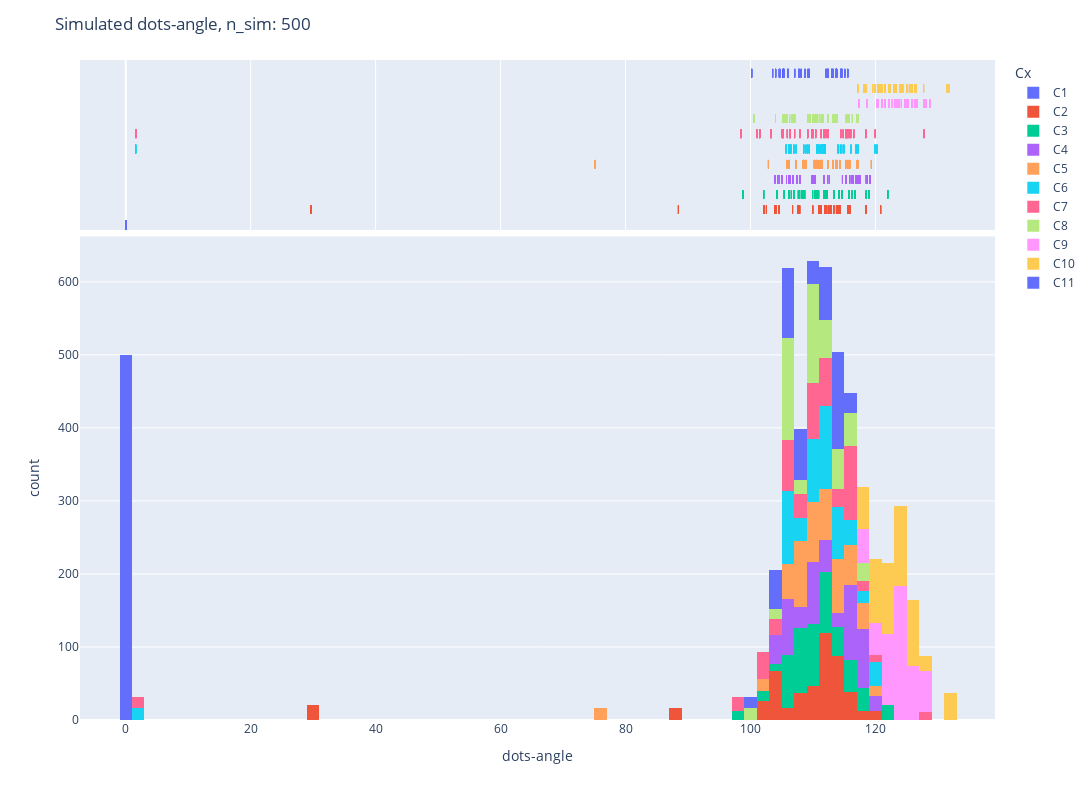
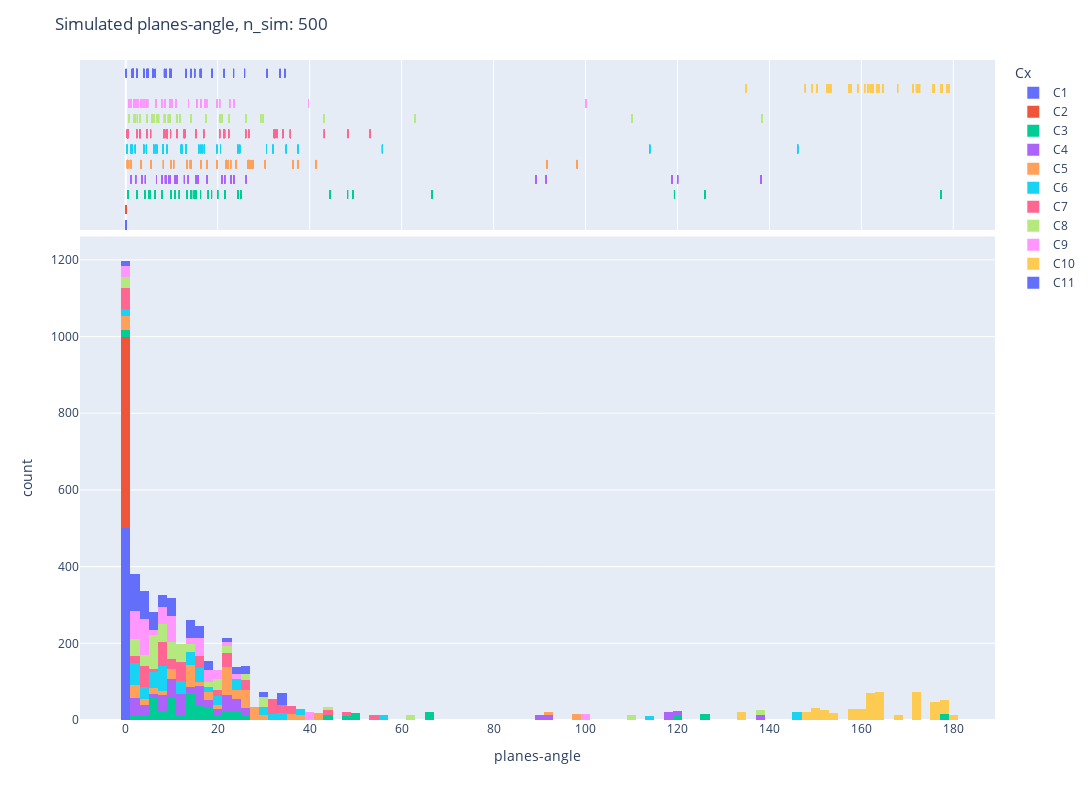
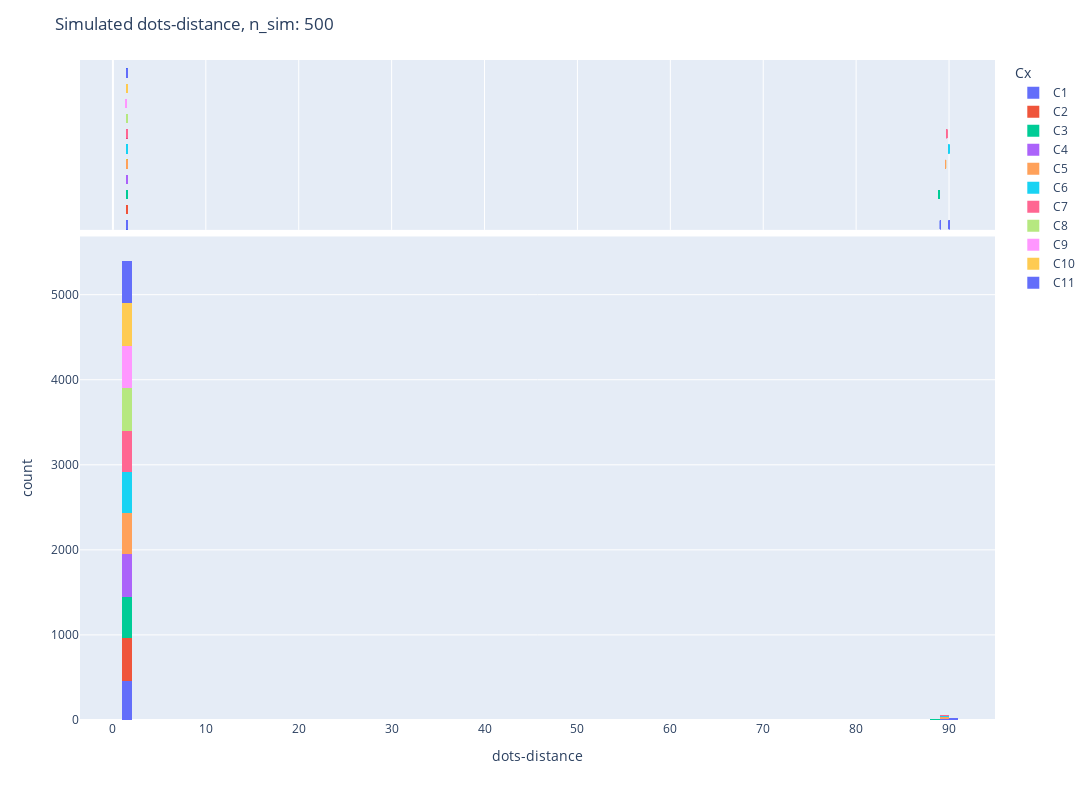

Write notebook code for charts like these, in order.
### Code cell
protein_sim(protine_sim_df,xlabel="dots-angle")
protein_sim(protine_sim_df,xlabel="planes-angle")
protein_sim(protine_sim_df,xlabel="dots-distance")

### Figure 1 — Plotly figure (JSON) as saved in the notebook; plotly's stock layout.template omitted (floating-point values rounded to 4 significant figures; data arrays with more than 128 entries replaced by an {"elided": "..."} marker saying what was removed)
{"data": [{"alignmentgroup": "True", "bingroup": "x", "hovertemplate": "Cx=C1<br>dots-angle=%{x}<br>count=%{y}<extra></extra>", "legendgroup": "C1", "marker": {"color": "#636efa"}, "name": "C1", "nbinsx": 100, "offsetgroup": "C1", "orientation": "v", "showlegend": true, "type": "histogram", "x": {"elided": "500 int values"}, "xaxis": "x", "yaxis": "y"}, {"alignmentgroup": "True", "boxpoints": "all", "fillcolor": "rgba(255,255,255,0)", "hoveron": "points", "hovertemplate": "Cx=C1<br>dots-angle=%{x}<extra></extra>", "jitter": 0, "legendgroup": "C1", "line": {"color": "rgba(255,255,255,0)"}, "marker": {"color": "#636efa", "symbol": "line-ns-open"}, "name": "C1", "offsetgroup": "C1", "showlegend": false, "type": "box", "x": {"elided": "500 int values"}, "xaxis": "x2", "yaxis": "y2"}, {"alignmentgroup": "True", "bingroup": "x", "hovertemplate": "Cx=C2<br>dots-angle=%{x}<br>count=%{y}<extra></extra>", "legendgroup": "C2", "marker": {"color": "#EF553B"}, "name": "C2", "nbinsx": 100, "offsetgroup": "C2", "orientation": "v", "showlegend": true, "type": "histogram", "x": {"elided": "500 float values"}, "xaxis": "x", "yaxis": "y"}, {"alignmentgroup": "True", "boxpoints": "all", "fillcolor": "rgba(255,255,255,0)", "hoveron": "points", "hovertemplate": "Cx=C2<br>dots-angle=%{x}<extra></extra>", "jitter": 0, "legendgroup": "C2", "line": {"color": "rgba(255,255,255,0)"}, "marker": {"color": "#EF553B", "symbol": "line-ns-open"}, "name": "C2", "offsetgroup": "C2", "showlegend": false, "type": "box", "x": {"elided": "500 float values"}, "xaxis": "x2", "yaxis": "y2"}, {"alignmentgroup": "True", "bingroup": "x", "hovertemplate": "Cx=C3<br>dots-angle=%{x}<br>count=%{y}<extra></extra>", "legendgroup": "C3", "marker": {"color": "#00cc96"}, "name": "C3", "nbinsx": 100, "offsetgroup": "C3", "orientation": "v", "showlegend": true, "type": "histogram", "x": {"elided": "500 float values"}, "xaxis": "x", "yaxis": "y"}, {"alignmentgroup": "True", "boxpoints": "all", "fillcolor": "rgba(255,255,255,0)", "hoveron": "points", "hovertemplate": "Cx=C3<br>dots-angle=%{x}<extra></extra>", "jitter": 0, "legendgroup": "C3", "line": {"color": "rgba(255,255,255,0)"}, "marker": {"color": "#00cc96", "symbol": "line-ns-open"}, "name": "C3", "offsetgroup": "C3", "showlegend": false, "type": "box", "x": {"elided": "500 float values"}, "xaxis": "x2", "yaxis": "y2"}, {"alignmentgroup": "True", "bingroup": "x", "hovertemplate": "Cx=C4<br>dots-angle=%{x}<br>count=%{y}<extra></extra>", "legendgroup": "C4", "marker": {"color": "#ab63fa"}, "name": "C4", "nbinsx": 100, "offsetgroup": "C4", "orientation": "v", "showlegend": true, "type": "histogram", "x": {"elided": "500 float values"}, "xaxis": "x", "yaxis": "y"}, {"alignmentgroup": "True", "boxpoints": "all", "fillcolor": "rgba(255,255,255,0)", "hoveron": "points", "hovertemplate": "Cx=C4<br>dots-angle=%{x}<extra></extra>", "jitter": 0, "legendgroup": "C4", "line": {"color": "rgba(255,255,255,0)"}, "marker": {"color": "#ab63fa", "symbol": "line-ns-open"}, "name": "C4", "offsetgroup": "C4", "showlegend": false, "type": "box", "x": {"elided": "500 float values"}, "xaxis": "x2", "yaxis": "y2"}, {"alignmentgroup": "True", "bingroup": "x", "hovertemplate": "Cx=C5<br>dots-angle=%{x}<br>count=%{y}<extra></extra>", "legendgroup": "C5", "marker": {"color": "#FFA15A"}, "name": "C5", "nbinsx": 100, "offsetgroup": "C5", "orientation": "v", "showlegend": true, "type": "histogram", "x": {"elided": "500 float values"}, "xaxis": "x", "yaxis": "y"}, {"alignmentgroup": "True", "boxpoints": "all", "fillcolor": "rgba(255,255,255,0)", "hoveron": "points", "hovertemplate": "Cx=C5<br>dots-angle=%{x}<extra></extra>", "jitter": 0, "legendgroup": "C5", "line": {"color": "rgba(255,255,255,0)"}, "marker": {"color": "#FFA15A", "symbol": "line-ns-open"}, "name": "C5", "offsetgroup": "C5", "showlegend": false, "type": "box", "x": {"elided": "500 float values"}, "xaxis": "x2", "yaxis": "y2"}, {"alignmentgroup": "True", "bingroup": "x", "hovertemplate": "Cx=C6<br>dots-angle=%{x}<br>count=%{y}<extra></extra>", "legendgroup": "C6", "marker": {"color": "#19d3f3"}, "name": "C6", "nbinsx": 100, "offsetgroup": "C6", "orientation": "v", "showlegend": true, "type": "histogram", "x": {"elided": "500 float values"}, "xaxis": "x", "yaxis": "y"}, {"alignmentgroup": "True", "boxpoints": "all", "fillcolor": "rgba(255,255,255,0)", "hoveron": "points", "hovertemplate": "Cx=C6<br>dots-angle=%{x}<extra></extra>", "jitter": 0, "legendgroup": "C6", "line": {"color": "rgba(255,255,255,0)"}, "marker": {"color": "#19d3f3", "symbol": "line-ns-open"}, "name": "C6", "offsetgroup": "C6", "showlegend": false, "type": "box", "x": {"elided": "500 float values"}, "xaxis": "x2", "yaxis": "y2"}, {"alignmentgroup": "True", "bingroup": "x", "hovertemplate": "Cx=C7<br>dots-angle=%{x}<br>count=%{y}<extra></extra>", "legendgroup": "C7", "marker": {"color": "#FF6692"}, "name": "C7", "nbinsx": 100, "offsetgroup": "C7", "orientation": "v", "showlegend": true, "type": "histogram", "x": {"elided": "500 float values"}, "xaxis": "x", "yaxis": "y"}, {"alignmentgroup": "True", "boxpoints": "all", "fillcolor": "rgba(255,255,255,0)", "hoveron": "points", "hovertemplate": "Cx=C7<br>dots-angle=%{x}<extra></extra>", "jitter": 0, "legendgroup": "C7", "line": {"color": "rgba(255,255,255,0)"}, "marker": {"color": "#FF6692", "symbol": "line-ns-open"}, "name": "C7", "offsetgroup": "C7", "showlegend": false, "type": "box", "x": {"elided": "500 float values"}, "xaxis": "x2", "yaxis": "y2"}, {"alignmentgroup": "True", "bingroup": "x", "hovertemplate": "Cx=C8<br>dots-angle=%{x}<br>count=%{y}<extra></extra>", "legendgroup": "C8", "marker": {"color": "#B6E880"}, "name": "C8", "nbinsx": 100, "offsetgroup": "C8", "orientation": "v", "showlegend": true, "type": "histogram", "x": {"elided": "500 float values"}, "xaxis": "x", "yaxis": "y"}, {"alignmentgroup": "True", "boxpoints": "all", "fillcolor": "rgba(255,255,255,0)", "hoveron": "points", "hovertemplate": "Cx=C8<br>dots-angle=%{x}<extra></extra>", "jitter": 0, "legendgroup": "C8", "line": {"color": "rgba(255,255,255,0)"}, "marker": {"color": "#B6E880", "symbol": "line-ns-open"}, "name": "C8", "offsetgroup": "C8", "showlegend": false, "type": "box", "x": {"elided": "500 float values"}, "xaxis": "x2", "yaxis": "y2"}, {"alignmentgroup": "True", "bingroup": "x", "hovertemplate": "Cx=C9<br>dots-angle=%{x}<br>count=%{y}<extra></extra>", "legendgroup": "C9", "marker": {"color": "#FF97FF"}, "name": "C9", "nbinsx": 100, "offsetgroup": "C9", "orientation": "v", "showlegend": true, "type": "histogram", "x": {"elided": "500 float values"}, "xaxis": "x", "yaxis": "y"}, {"alignmentgroup": "True", "boxpoints": "all", "fillcolor": "rgba(255,255,255,0)", "hoveron": "points", "hovertemplate": "Cx=C9<br>dots-angle=%{x}<extra></extra>", "jitter": 0, "legendgroup": "C9", "line": {"color": "rgba(255,255,255,0)"}, "marker": {"color": "#FF97FF", "symbol": "line-ns-open"}, "name": "C9", "offsetgroup": "C9", "showlegend": false, "type": "box", "x": {"elided": "500 float values"}, "xaxis": "x2", "yaxis": "y2"}, {"alignmentgroup": "True", "bingroup": "x", "hovertemplate": "Cx=C10<br>dots-angle=%{x}<br>count=%{y}<extra></extra>", "legendgroup": "C10", "marker": {"color": "#FECB52"}, "name": "C10", "nbinsx": 100, "offsetgroup": "C10", "orientation": "v", "showlegend": true, "type": "histogram", "x": {"elided": "500 float values"}, "xaxis": "x", "yaxis": "y"}, {"alignmentgroup": "True", "boxpoints": "all", "fillcolor": "rgba(255,255,255,0)", "hoveron": "points", "hovertemplate": "Cx=C10<br>dots-angle=%{x}<extra></extra>", "jitter": 0, "legendgroup": "C10", "line": {"color": "rgba(255,255,255,0)"}, "marker": {"color": "#FECB52", "symbol": "line-ns-open"}, "name": "C10", "offsetgroup": "C10", "showlegend": false, "type": "box", "x": {"elided": "500 float values"}, "xaxis": "x2", "yaxis": "y2"}, {"alignmentgroup": "True", "bingroup": "x", "hovertemplate": "Cx=C11<br>dots-angle=%{x}<br>count=%{y}<extra></extra>", "legendgroup": "C11", "marker": {"color": "#636efa"}, "name": "C11", "nbinsx": 100, "offsetgroup": "C11", "orientation": "v", "showlegend": true, "type": "histogram", "x": {"elided": "500 float values"}, "xaxis": "x", "yaxis": "y"}, {"alignmentgroup": "True", "boxpoints": "all", "fillcolor": "rgba(255,255,255,0)", "hoveron": "points", "hovertemplate": "Cx=C11<br>dots-angle=%{x}<extra></extra>", "jitter": 0, "legendgroup": "C11", "line": {"color": "rgba(255,255,255,0)"}, "marker": {"color": "#636efa", "symbol": "line-ns-open"}, "name": "C11", "offsetgroup": "C11", "showlegend": false, "type": "box", "x": {"elided": "500 float values"}, "xaxis": "x2", "yaxis": "y2"}], "layout": {"barmode": "relative", "height": 800, "legend": {"title": {"text": "Cx"}, "tracegroupgap": 0}, "margin": {"t": 60}, "title": {"text": "Simulated dots-angle, n_sim: 500"}, "width": 1200, "xaxis": {"anchor": "y", "autorange": true, "domain": [0, 1], "range": [-7.323, 139.1], "title": {"text": "dots-angle"}, "type": "linear"}, "xaxis2": {"anchor": "y2", "autorange": true, "domain": [0, 1], "matches": "x", "range": [-7.323, 139.1], "showgrid": true, "showticklabels": false, "type": "linear"}, "yaxis": {"anchor": "x", "autorange": true, "domain": [0, 0.7326], "range": [0, 662.1], "title": {"text": "count"}}, "yaxis2": {"anchor": "x2", "autorange": true, "domain": [0.7426, 1], "matches": "y2", "range": [-0.6977, 10.5], "showgrid": false, "showline": false, "showticklabels": false, "ticks": "", "type": "category"}}}

### Figure 2 — Plotly figure (JSON) as saved in the notebook; plotly's stock layout.template omitted (floating-point values rounded to 4 significant figures; data arrays with more than 128 entries replaced by an {"elided": "..."} marker saying what was removed)
{"data": [{"alignmentgroup": "True", "bingroup": "x", "hovertemplate": "Cx=C1<br>planes-angle=%{x}<br>count=%{y}<extra></extra>", "legendgroup": "C1", "marker": {"color": "#636efa"}, "name": "C1", "nbinsx": 100, "offsetgroup": "C1", "orientation": "v", "showlegend": true, "type": "histogram", "x": {"elided": "500 int values"}, "xaxis": "x", "yaxis": "y"}, {"alignmentgroup": "True", "boxpoints": "all", "fillcolor": "rgba(255,255,255,0)", "hoveron": "points", "hovertemplate": "Cx=C1<br>planes-angle=%{x}<extra></extra>", "jitter": 0, "legendgroup": "C1", "line": {"color": "rgba(255,255,255,0)"}, "marker": {"color": "#636efa", "symbol": "line-ns-open"}, "name": "C1", "offsetgroup": "C1", "showlegend": false, "type": "box", "x": {"elided": "500 int values"}, "xaxis": "x2", "yaxis": "y2"}, {"alignmentgroup": "True", "bingroup": "x", "hovertemplate": "Cx=C2<br>planes-angle=%{x}<br>count=%{y}<extra></extra>", "legendgroup": "C2", "marker": {"color": "#EF553B"}, "name": "C2", "nbinsx": 100, "offsetgroup": "C2", "orientation": "v", "showlegend": true, "type": "histogram", "x": {"elided": "500 int values"}, "xaxis": "x", "yaxis": "y"}, {"alignmentgroup": "True", "boxpoints": "all", "fillcolor": "rgba(255,255,255,0)", "hoveron": "points", "hovertemplate": "Cx=C2<br>planes-angle=%{x}<extra></extra>", "jitter": 0, "legendgroup": "C2", "line": {"color": "rgba(255,255,255,0)"}, "marker": {"color": "#EF553B", "symbol": "line-ns-open"}, "name": "C2", "offsetgroup": "C2", "showlegend": false, "type": "box", "x": {"elided": "500 int values"}, "xaxis": "x2", "yaxis": "y2"}, {"alignmentgroup": "True", "bingroup": "x", "hovertemplate": "Cx=C3<br>planes-angle=%{x}<br>count=%{y}<extra></extra>", "legendgroup": "C3", "marker": {"color": "#00cc96"}, "name": "C3", "nbinsx": 100, "offsetgroup": "C3", "orientation": "v", "showlegend": true, "type": "histogram", "x": {"elided": "500 float values"}, "xaxis": "x", "yaxis": "y"}, {"alignmentgroup": "True", "boxpoints": "all", "fillcolor": "rgba(255,255,255,0)", "hoveron": "points", "hovertemplate": "Cx=C3<br>planes-angle=%{x}<extra></extra>", "jitter": 0, "legendgroup": "C3", "line": {"color": "rgba(255,255,255,0)"}, "marker": {"color": "#00cc96", "symbol": "line-ns-open"}, "name": "C3", "offsetgroup": "C3", "showlegend": false, "type": "box", "x": {"elided": "500 float values"}, "xaxis": "x2", "yaxis": "y2"}, {"alignmentgroup": "True", "bingroup": "x", "hovertemplate": "Cx=C4<br>planes-angle=%{x}<br>count=%{y}<extra></extra>", "legendgroup": "C4", "marker": {"color": "#ab63fa"}, "name": "C4", "nbinsx": 100, "offsetgroup": "C4", "orientation": "v", "showlegend": true, "type": "histogram", "x": {"elided": "500 float values"}, "xaxis": "x", "yaxis": "y"}, {"alignmentgroup": "True", "boxpoints": "all", "fillcolor": "rgba(255,255,255,0)", "hoveron": "points", "hovertemplate": "Cx=C4<br>planes-angle=%{x}<extra></extra>", "jitter": 0, "legendgroup": "C4", "line": {"color": "rgba(255,255,255,0)"}, "marker": {"color": "#ab63fa", "symbol": "line-ns-open"}, "name": "C4", "offsetgroup": "C4", "showlegend": false, "type": "box", "x": {"elided": "500 float values"}, "xaxis": "x2", "yaxis": "y2"}, {"alignmentgroup": "True", "bingroup": "x", "hovertemplate": "Cx=C5<br>planes-angle=%{x}<br>count=%{y}<extra></extra>", "legendgroup": "C5", "marker": {"color": "#FFA15A"}, "name": "C5", "nbinsx": 100, "offsetgroup": "C5", "orientation": "v", "showlegend": true, "type": "histogram", "x": {"elided": "500 float values"}, "xaxis": "x", "yaxis": "y"}, {"alignmentgroup": "True", "boxpoints": "all", "fillcolor": "rgba(255,255,255,0)", "hoveron": "points", "hovertemplate": "Cx=C5<br>planes-angle=%{x}<extra></extra>", "jitter": 0, "legendgroup": "C5", "line": {"color": "rgba(255,255,255,0)"}, "marker": {"color": "#FFA15A", "symbol": "line-ns-open"}, "name": "C5", "offsetgroup": "C5", "showlegend": false, "type": "box", "x": {"elided": "500 float values"}, "xaxis": "x2", "yaxis": "y2"}, {"alignmentgroup": "True", "bingroup": "x", "hovertemplate": "Cx=C6<br>planes-angle=%{x}<br>count=%{y}<extra></extra>", "legendgroup": "C6", "marker": {"color": "#19d3f3"}, "name": "C6", "nbinsx": 100, "offsetgroup": "C6", "orientation": "v", "showlegend": true, "type": "histogram", "x": {"elided": "500 float values"}, "xaxis": "x", "yaxis": "y"}, {"alignmentgroup": "True", "boxpoints": "all", "fillcolor": "rgba(255,255,255,0)", "hoveron": "points", "hovertemplate": "Cx=C6<br>planes-angle=%{x}<extra></extra>", "jitter": 0, "legendgroup": "C6", "line": {"color": "rgba(255,255,255,0)"}, "marker": {"color": "#19d3f3", "symbol": "line-ns-open"}, "name": "C6", "offsetgroup": "C6", "showlegend": false, "type": "box", "x": {"elided": "500 float values"}, "xaxis": "x2", "yaxis": "y2"}, {"alignmentgroup": "True", "bingroup": "x", "hovertemplate": "Cx=C7<br>planes-angle=%{x}<br>count=%{y}<extra></extra>", "legendgroup": "C7", "marker": {"color": "#FF6692"}, "name": "C7", "nbinsx": 100, "offsetgroup": "C7", "orientation": "v", "showlegend": true, "type": "histogram", "x": {"elided": "500 float values"}, "xaxis": "x", "yaxis": "y"}, {"alignmentgroup": "True", "boxpoints": "all", "fillcolor": "rgba(255,255,255,0)", "hoveron": "points", "hovertemplate": "Cx=C7<br>planes-angle=%{x}<extra></extra>", "jitter": 0, "legendgroup": "C7", "line": {"color": "rgba(255,255,255,0)"}, "marker": {"color": "#FF6692", "symbol": "line-ns-open"}, "name": "C7", "offsetgroup": "C7", "showlegend": false, "type": "box", "x": {"elided": "500 float values"}, "xaxis": "x2", "yaxis": "y2"}, {"alignmentgroup": "True", "bingroup": "x", "hovertemplate": "Cx=C8<br>planes-angle=%{x}<br>count=%{y}<extra></extra>", "legendgroup": "C8", "marker": {"color": "#B6E880"}, "name": "C8", "nbinsx": 100, "offsetgroup": "C8", "orientation": "v", "showlegend": true, "type": "histogram", "x": {"elided": "500 float values"}, "xaxis": "x", "yaxis": "y"}, {"alignmentgroup": "True", "boxpoints": "all", "fillcolor": "rgba(255,255,255,0)", "hoveron": "points", "hovertemplate": "Cx=C8<br>planes-angle=%{x}<extra></extra>", "jitter": 0, "legendgroup": "C8", "line": {"color": "rgba(255,255,255,0)"}, "marker": {"color": "#B6E880", "symbol": "line-ns-open"}, "name": "C8", "offsetgroup": "C8", "showlegend": false, "type": "box", "x": {"elided": "500 float values"}, "xaxis": "x2", "yaxis": "y2"}, {"alignmentgroup": "True", "bingroup": "x", "hovertemplate": "Cx=C9<br>planes-angle=%{x}<br>count=%{y}<extra></extra>", "legendgroup": "C9", "marker": {"color": "#FF97FF"}, "name": "C9", "nbinsx": 100, "offsetgroup": "C9", "orientation": "v", "showlegend": true, "type": "histogram", "x": {"elided": "500 float values"}, "xaxis": "x", "yaxis": "y"}, {"alignmentgroup": "True", "boxpoints": "all", "fillcolor": "rgba(255,255,255,0)", "hoveron": "points", "hovertemplate": "Cx=C9<br>planes-angle=%{x}<extra></extra>", "jitter": 0, "legendgroup": "C9", "line": {"color": "rgba(255,255,255,0)"}, "marker": {"color": "#FF97FF", "symbol": "line-ns-open"}, "name": "C9", "offsetgroup": "C9", "showlegend": false, "type": "box", "x": {"elided": "500 float values"}, "xaxis": "x2", "yaxis": "y2"}, {"alignmentgroup": "True", "bingroup": "x", "hovertemplate": "Cx=C10<br>planes-angle=%{x}<br>count=%{y}<extra></extra>", "legendgroup": "C10", "marker": {"color": "#FECB52"}, "name": "C10", "nbinsx": 100, "offsetgroup": "C10", "orientation": "v", "showlegend": true, "type": "histogram", "x": {"elided": "500 float values"}, "xaxis": "x", "yaxis": "y"}, {"alignmentgroup": "True", "boxpoints": "all", "fillcolor": "rgba(255,255,255,0)", "hoveron": "points", "hovertemplate": "Cx=C10<br>planes-angle=%{x}<extra></extra>", "jitter": 0, "legendgroup": "C10", "line": {"color": "rgba(255,255,255,0)"}, "marker": {"color": "#FECB52", "symbol": "line-ns-open"}, "name": "C10", "offsetgroup": "C10", "showlegend": false, "type": "box", "x": {"elided": "500 float values"}, "xaxis": "x2", "yaxis": "y2"}, {"alignmentgroup": "True", "bingroup": "x", "hovertemplate": "Cx=C11<br>planes-angle=%{x}<br>count=%{y}<extra></extra>", "legendgroup": "C11", "marker": {"color": "#636efa"}, "name": "C11", "nbinsx": 100, "offsetgroup": "C11", "orientation": "v", "showlegend": true, "type": "histogram", "x": {"elided": "500 float values"}, "xaxis": "x", "yaxis": "y"}, {"alignmentgroup": "True", "boxpoints": "all", "fillcolor": "rgba(255,255,255,0)", "hoveron": "points", "hovertemplate": "Cx=C11<br>planes-angle=%{x}<extra></extra>", "jitter": 0, "legendgroup": "C11", "line": {"color": "rgba(255,255,255,0)"}, "marker": {"color": "#636efa", "symbol": "line-ns-open"}, "name": "C11", "offsetgroup": "C11", "showlegend": false, "type": "box", "x": {"elided": "500 float values"}, "xaxis": "x2", "yaxis": "y2"}], "layout": {"barmode": "relative", "height": 800, "legend": {"title": {"text": "Cx"}, "tracegroupgap": 0}, "margin": {"t": 60}, "title": {"text": "Simulated planes-angle, n_sim: 500"}, "width": 1200, "xaxis": {"anchor": "y", "autorange": true, "domain": [0, 1], "range": [-9.951, 189.1], "title": {"text": "planes-angle"}, "type": "linear"}, "xaxis2": {"anchor": "y2", "autorange": true, "domain": [0, 1], "matches": "x", "range": [-9.951, 189.1], "showgrid": true, "showticklabels": false, "type": "linear"}, "yaxis": {"anchor": "x", "autorange": true, "domain": [0, 0.7326], "range": [0, 1261.0], "title": {"text": "count"}}, "yaxis2": {"anchor": "x2", "autorange": true, "domain": [0.7426, 1], "matches": "y2", "range": [-0.6977, 10.5], "showgrid": false, "showline": false, "showticklabels": false, "ticks": "", "type": "category"}}}

### Figure 3 — Plotly figure (JSON) as saved in the notebook; plotly's stock layout.template omitted (floating-point values rounded to 4 significant figures; data arrays with more than 128 entries replaced by an {"elided": "..."} marker saying what was removed)
{"data": [{"alignmentgroup": "True", "bingroup": "x", "hovertemplate": "Cx=C1<br>dots-distance=%{x}<br>count=%{y}<extra></extra>", "legendgroup": "C1", "marker": {"color": "#636efa"}, "name": "C1", "nbinsx": 100, "offsetgroup": "C1", "orientation": "v", "showlegend": true, "type": "histogram", "x": {"elided": "500 float values"}, "xaxis": "x", "yaxis": "y"}, {"alignmentgroup": "True", "boxpoints": "all", "fillcolor": "rgba(255,255,255,0)", "hoveron": "points", "hovertemplate": "Cx=C1<br>dots-distance=%{x}<extra></extra>", "jitter": 0, "legendgroup": "C1", "line": {"color": "rgba(255,255,255,0)"}, "marker": {"color": "#636efa", "symbol": "line-ns-open"}, "name": "C1", "offsetgroup": "C1", "showlegend": false, "type": "box", "x": {"elided": "500 float values"}, "xaxis": "x2", "yaxis": "y2"}, {"alignmentgroup": "True", "bingroup": "x", "hovertemplate": "Cx=C2<br>dots-distance=%{x}<br>count=%{y}<extra></extra>", "legendgroup": "C2", "marker": {"color": "#EF553B"}, "name": "C2", "nbinsx": 100, "offsetgroup": "C2", "orientation": "v", "showlegend": true, "type": "histogram", "x": {"elided": "500 float values"}, "xaxis": "x", "yaxis": "y"}, {"alignmentgroup": "True", "boxpoints": "all", "fillcolor": "rgba(255,255,255,0)", "hoveron": "points", "hovertemplate": "Cx=C2<br>dots-distance=%{x}<extra></extra>", "jitter": 0, "legendgroup": "C2", "line": {"color": "rgba(255,255,255,0)"}, "marker": {"color": "#EF553B", "symbol": "line-ns-open"}, "name": "C2", "offsetgroup": "C2", "showlegend": false, "type": "box", "x": {"elided": "500 float values"}, "xaxis": "x2", "yaxis": "y2"}, {"alignmentgroup": "True", "bingroup": "x", "hovertemplate": "Cx=C3<br>dots-distance=%{x}<br>count=%{y}<extra></extra>", "legendgroup": "C3", "marker": {"color": "#00cc96"}, "name": "C3", "nbinsx": 100, "offsetgroup": "C3", "orientation": "v", "showlegend": true, "type": "histogram", "x": {"elided": "500 float values"}, "xaxis": "x", "yaxis": "y"}, {"alignmentgroup": "True", "boxpoints": "all", "fillcolor": "rgba(255,255,255,0)", "hoveron": "points", "hovertemplate": "Cx=C3<br>dots-distance=%{x}<extra></extra>", "jitter": 0, "legendgroup": "C3", "line": {"color": "rgba(255,255,255,0)"}, "marker": {"color": "#00cc96", "symbol": "line-ns-open"}, "name": "C3", "offsetgroup": "C3", "showlegend": false, "type": "box", "x": {"elided": "500 float values"}, "xaxis": "x2", "yaxis": "y2"}, {"alignmentgroup": "True", "bingroup": "x", "hovertemplate": "Cx=C4<br>dots-distance=%{x}<br>count=%{y}<extra></extra>", "legendgroup": "C4", "marker": {"color": "#ab63fa"}, "name": "C4", "nbinsx": 100, "offsetgroup": "C4", "orientation": "v", "showlegend": true, "type": "histogram", "x": {"elided": "500 float values"}, "xaxis": "x", "yaxis": "y"}, {"alignmentgroup": "True", "boxpoints": "all", "fillcolor": "rgba(255,255,255,0)", "hoveron": "points", "hovertemplate": "Cx=C4<br>dots-distance=%{x}<extra></extra>", "jitter": 0, "legendgroup": "C4", "line": {"color": "rgba(255,255,255,0)"}, "marker": {"color": "#ab63fa", "symbol": "line-ns-open"}, "name": "C4", "offsetgroup": "C4", "showlegend": false, "type": "box", "x": {"elided": "500 float values"}, "xaxis": "x2", "yaxis": "y2"}, {"alignmentgroup": "True", "bingroup": "x", "hovertemplate": "Cx=C5<br>dots-distance=%{x}<br>count=%{y}<extra></extra>", "legendgroup": "C5", "marker": {"color": "#FFA15A"}, "name": "C5", "nbinsx": 100, "offsetgroup": "C5", "orientation": "v", "showlegend": true, "type": "histogram", "x": {"elided": "500 float values"}, "xaxis": "x", "yaxis": "y"}, {"alignmentgroup": "True", "boxpoints": "all", "fillcolor": "rgba(255,255,255,0)", "hoveron": "points", "hovertemplate": "Cx=C5<br>dots-distance=%{x}<extra></extra>", "jitter": 0, "legendgroup": "C5", "line": {"color": "rgba(255,255,255,0)"}, "marker": {"color": "#FFA15A", "symbol": "line-ns-open"}, "name": "C5", "offsetgroup": "C5", "showlegend": false, "type": "box", "x": {"elided": "500 float values"}, "xaxis": "x2", "yaxis": "y2"}, {"alignmentgroup": "True", "bingroup": "x", "hovertemplate": "Cx=C6<br>dots-distance=%{x}<br>count=%{y}<extra></extra>", "legendgroup": "C6", "marker": {"color": "#19d3f3"}, "name": "C6", "nbinsx": 100, "offsetgroup": "C6", "orientation": "v", "showlegend": true, "type": "histogram", "x": {"elided": "500 float values"}, "xaxis": "x", "yaxis": "y"}, {"alignmentgroup": "True", "boxpoints": "all", "fillcolor": "rgba(255,255,255,0)", "hoveron": "points", "hovertemplate": "Cx=C6<br>dots-distance=%{x}<extra></extra>", "jitter": 0, "legendgroup": "C6", "line": {"color": "rgba(255,255,255,0)"}, "marker": {"color": "#19d3f3", "symbol": "line-ns-open"}, "name": "C6", "offsetgroup": "C6", "showlegend": false, "type": "box", "x": {"elided": "500 float values"}, "xaxis": "x2", "yaxis": "y2"}, {"alignmentgroup": "True", "bingroup": "x", "hovertemplate": "Cx=C7<br>dots-distance=%{x}<br>count=%{y}<extra></extra>", "legendgroup": "C7", "marker": {"color": "#FF6692"}, "name": "C7", "nbinsx": 100, "offsetgroup": "C7", "orientation": "v", "showlegend": true, "type": "histogram", "x": {"elided": "500 float values"}, "xaxis": "x", "yaxis": "y"}, {"alignmentgroup": "True", "boxpoints": "all", "fillcolor": "rgba(255,255,255,0)", "hoveron": "points", "hovertemplate": "Cx=C7<br>dots-distance=%{x}<extra></extra>", "jitter": 0, "legendgroup": "C7", "line": {"color": "rgba(255,255,255,0)"}, "marker": {"color": "#FF6692", "symbol": "line-ns-open"}, "name": "C7", "offsetgroup": "C7", "showlegend": false, "type": "box", "x": {"elided": "500 float values"}, "xaxis": "x2", "yaxis": "y2"}, {"alignmentgroup": "True", "bingroup": "x", "hovertemplate": "Cx=C8<br>dots-distance=%{x}<br>count=%{y}<extra></extra>", "legendgroup": "C8", "marker": {"color": "#B6E880"}, "name": "C8", "nbinsx": 100, "offsetgroup": "C8", "orientation": "v", "showlegend": true, "type": "histogram", "x": {"elided": "500 float values"}, "xaxis": "x", "yaxis": "y"}, {"alignmentgroup": "True", "boxpoints": "all", "fillcolor": "rgba(255,255,255,0)", "hoveron": "points", "hovertemplate": "Cx=C8<br>dots-distance=%{x}<extra></extra>", "jitter": 0, "legendgroup": "C8", "line": {"color": "rgba(255,255,255,0)"}, "marker": {"color": "#B6E880", "symbol": "line-ns-open"}, "name": "C8", "offsetgroup": "C8", "showlegend": false, "type": "box", "x": {"elided": "500 float values"}, "xaxis": "x2", "yaxis": "y2"}, {"alignmentgroup": "True", "bingroup": "x", "hovertemplate": "Cx=C9<br>dots-distance=%{x}<br>count=%{y}<extra></extra>", "legendgroup": "C9", "marker": {"color": "#FF97FF"}, "name": "C9", "nbinsx": 100, "offsetgroup": "C9", "orientation": "v", "showlegend": true, "type": "histogram", "x": {"elided": "500 float values"}, "xaxis": "x", "yaxis": "y"}, {"alignmentgroup": "True", "boxpoints": "all", "fillcolor": "rgba(255,255,255,0)", "hoveron": "points", "hovertemplate": "Cx=C9<br>dots-distance=%{x}<extra></extra>", "jitter": 0, "legendgroup": "C9", "line": {"color": "rgba(255,255,255,0)"}, "marker": {"color": "#FF97FF", "symbol": "line-ns-open"}, "name": "C9", "offsetgroup": "C9", "showlegend": false, "type": "box", "x": {"elided": "500 float values"}, "xaxis": "x2", "yaxis": "y2"}, {"alignmentgroup": "True", "bingroup": "x", "hovertemplate": "Cx=C10<br>dots-distance=%{x}<br>count=%{y}<extra></extra>", "legendgroup": "C10", "marker": {"color": "#FECB52"}, "name": "C10", "nbinsx": 100, "offsetgroup": "C10", "orientation": "v", "showlegend": true, "type": "histogram", "x": {"elided": "500 float values"}, "xaxis": "x", "yaxis": "y"}, {"alignmentgroup": "True", "boxpoints": "all", "fillcolor": "rgba(255,255,255,0)", "hoveron": "points", "hovertemplate": "Cx=C10<br>dots-distance=%{x}<extra></extra>", "jitter": 0, "legendgroup": "C10", "line": {"color": "rgba(255,255,255,0)"}, "marker": {"color": "#FECB52", "symbol": "line-ns-open"}, "name": "C10", "offsetgroup": "C10", "showlegend": false, "type": "box", "x": {"elided": "500 float values"}, "xaxis": "x2", "yaxis": "y2"}, {"alignmentgroup": "True", "bingroup": "x", "hovertemplate": "Cx=C11<br>dots-distance=%{x}<br>count=%{y}<extra></extra>", "legendgroup": "C11", "marker": {"color": "#636efa"}, "name": "C11", "nbinsx": 100, "offsetgroup": "C11", "orientation": "v", "showlegend": true, "type": "histogram", "x": {"elided": "500 float values"}, "xaxis": "x", "yaxis": "y"}, {"alignmentgroup": "True", "boxpoints": "all", "fillcolor": "rgba(255,255,255,0)", "hoveron": "points", "hovertemplate": "Cx=C11<br>dots-distance=%{x}<extra></extra>", "jitter": 0, "legendgroup": "C11", "line": {"color": "rgba(255,255,255,0)"}, "marker": {"color": "#636efa", "symbol": "line-ns-open"}, "name": "C11", "offsetgroup": "C11", "showlegend": false, "type": "box", "x": {"elided": "500 float values"}, "xaxis": "x2", "yaxis": "y2"}], "layout": {"barmode": "relative", "height": 800, "legend": {"title": {"text": "Cx"}, "tracegroupgap": 0}, "margin": {"t": 60}, "title": {"text": "Simulated dots-distance, n_sim: 500"}, "width": 1200, "xaxis": {"anchor": "y", "autorange": true, "domain": [0, 1], "range": [-3.544, 94.95], "title": {"text": "dots-distance"}, "type": "linear"}, "xaxis2": {"anchor": "y2", "autorange": true, "domain": [0, 1], "matches": "x", "range": [-3.544, 94.95], "showgrid": true, "showticklabels": false, "type": "linear"}, "yaxis": {"anchor": "x", "autorange": true, "domain": [0, 0.7326], "range": [0, 5684.0], "title": {"text": "count"}}, "yaxis2": {"anchor": "x2", "autorange": true, "domain": [0.7426, 1], "matches": "y2", "range": [-0.6977, 10.5], "showgrid": false, "showline": false, "showticklabels": false, "ticks": "", "type": "category"}}}
